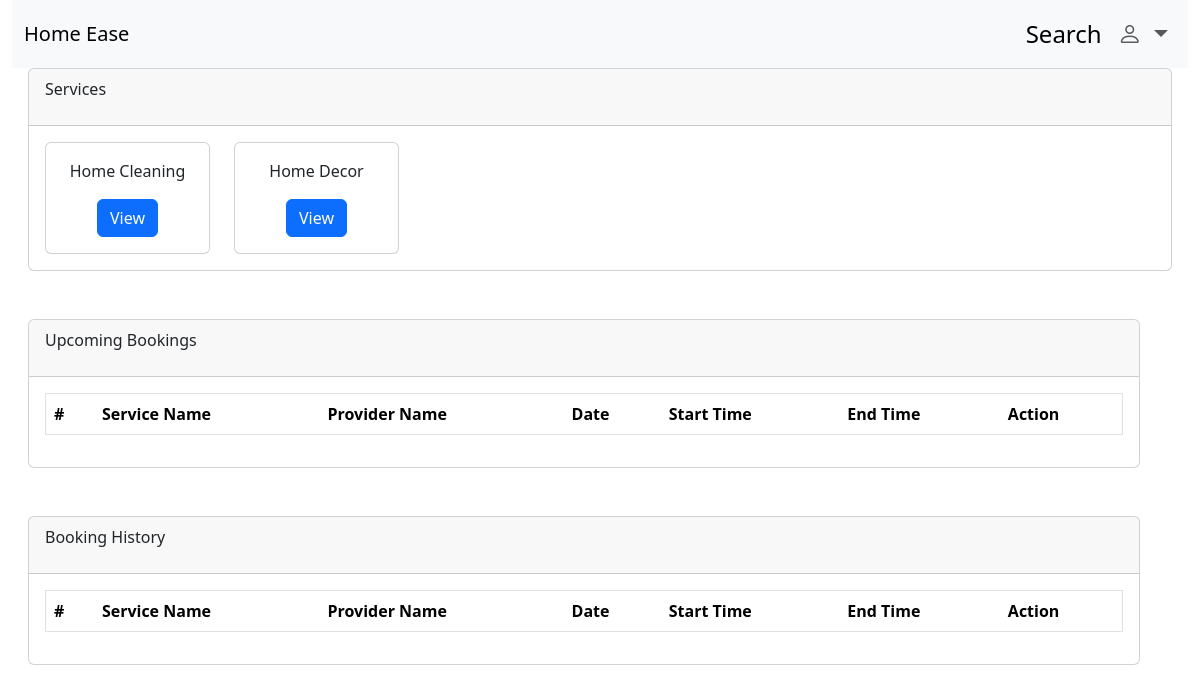
/dashboard/cust (signed in), run on an earlier commit of the app's database.
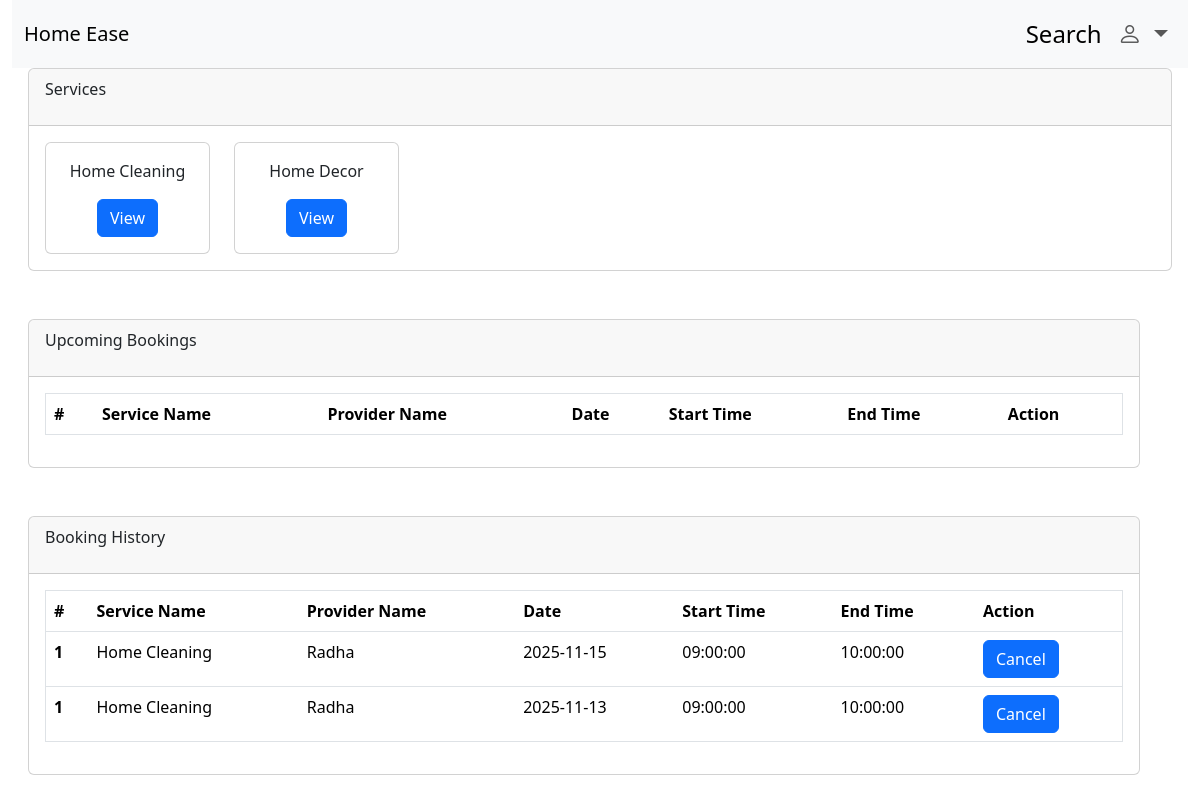
And on a later commit of the database.
### backend/models.py (models this page shows, shortened)
class Services(db.Model):
    __tablename__="services"
    id=db.Column(db.Integer, primary_key=True, autoincrement=True)
    name=db.Column(db.String,unique=True)
    baseprice=db.Column(db.Integer)
    description=db.Column(db.String)
    Sproviders=db.relationship("ServiceProvider", backref="service")

class Request(db.Model):
    __tablename__="request"
    r_id=db.Column(db.Integer, primary_key=True, autoincrement= True)
    sp_id=db.Column(db.Integer, db.ForeignKey("serviceprovider.id"),nullable=False)
    c_id=db.Column(db.Integer, db.ForeignKey("customer.id"),nullable=False)
    r_date=db.Column(db.Date)
    start_time=db.Column(db.Time)
    end_time=db.Column(db.Time)
    r_status=db.Column(db.String) # booked cancelled complete
    slot_id=db.Column(db.Integer,db.ForeignKey("providersavailability.id"),unique=True)

class ServiceProvider(db.Model,UserMixin):
    __tablename__='serviceprovider'
    id=db.Column(db.Integer, primary_key=True, autoincrement=True)
    name=db.Column(db.String)
    city=db.Column(db.String)
    email=db.Column(db.String,unique=True, nullable=False)
    password=db.Column(db.String)
    exp=db.Column(db.Integer)
    phone=db.Column(db.String)
    status=db.Column(db.String)
    servicename= db.Column(db.String, db.ForeignKey("services.name"))
    receive_request=db.relationship("Request",backref="service", cascade="all, delete-orphan")
    avail_slots=db.relationship("ProvidersAvailability",backref="servprovider",cascade="all, delete-orphan")

### backend/routes.py (the view)
@app.route("/dashboard/cust", methods=['GET','POST'])
@login_required
def cust_dasboard():
    if isinstance(current_user,Customer):##RBAC
        services=db.session.query(Services).all()
        reqs=current_user.sent_request
        return render_template("customer/custdash.html", services=services, requests=reqs)
    else:
        return "Unauthorized access"

### app.py (called while the page is built)
def create_app():
    app=Flask(__name__)
    app.config["SQLALCHEMY_DATABASE_URI"]="sqlite:///mydb.sqlite3"
    db.init_app(app)
    app.config["SECRET_KEY"]="mysecretkey"
    loginmanager=LoginManager(app)
    @loginmanager.user_loader
    def load_user(email):
        obj=db.session.query(ServiceProvider).filter_by(email=email).first() or db.session.query(Customer).filter_by(email=email).first() or db.session.query(Admin).filter_by(email=email).first()
        return obj
    app.app_context().push()
    return app

### templates/customer/custdash.html (shortened to what this page needs)
<!DOCTYPE html>
<html lang="en">
<head>
    <link href="https://cdn.jsdelivr.net/npm/bootstrap@5.3.8/dist/css/bootstrap.min.css" rel="stylesheet"
>
    <link rel="stylesheet" href="https://cdn.jsdelivr.net/npm/bootstrap-icons@1.13.1/font/bootstrap-icons.min.css">
</head>
<body>
    <div class="container-fluid ">
        <nav class="navbar navbar-expand-lg bg-body-tertiary">
            <div class="container-fluid">
                <a class="navbar-brand" href="#">Home Ease</a>
                <div class="collapse navbar-collapse" id="navbarSupportedContent">
                    <ul class="navbar-nav mb-2 mb-lg-0 fs-4 ms-auto">
                        <li class="nav-item">
                            <a class="nav-link active" aria-current="page" href="/search/cust">Search</a>
                        </li>
                        <li class="nav-item dropdown">
                            <a class="nav-link dropdown-toggle" href="#" role="button" data-bs-toggle="dropdown"
                                aria-expanded="false">
                                <i class="bi bi-person"></i>
                            </a>
                        </li>
                    </ul>
                </div>
            </div>
        </nav>
        <div class="card ms-3 me-3">
            <div class="card-header d-flex">
                <p>Services</p>
            </div>
            <div class="card-body">
                <div class="row">
                    {% for s in services %}
                    <div class="col-2">
                        <div class="card">
                            <div class="card-body text-center">
                                <p>{{s.name}}</p>
                                <a href="/service/{{s.name}}" type="button" class="btn btn-primary">View</a>
                            </div>
                        </div>
                    </div>
                    {% endfor %}
                </div>
            </div>
        </div>
        <div class="card ms-3  mt-5 me-5">
            <div class="card-header d-flex">
                <p>Upcoming Bookings</p>
            </div>
            <div class="card-body">
                <table class="table border  ">
                    <thead>
                        <tr>
                            <th scope="col">#</th>
                            <th scope="col">Service Name</th>
                            <th scope="col">Provider Name</th>
                            <th scope="col">Date</th>
                            <th scope="col">Start Time</th>
                            <th scope="col">End Time</th>
                            <th>Action</th>
                        </tr>
                    </thead>
                </table>
            </div>
        </div>
        <div class="card ms-3  mt-5 me-5">
            <div class="card-header d-flex">
                <p>Booking History</p>
            </div>
            <div class="card-body">
                <table class="table border  ">
                    <thead>
                        <tr>
                            <th scope="col">#</th>
                            <th scope="col">Service Name</th>
                            <th scope="col">Provider Name</th>
                            <th scope="col">Date</th>
                            <th scope="col">Start Time</th>
                            <th scope="col">End Time</th>
                            <th>Action</th>
                        </tr>
                    </thead>
                    <tbody>
                        {% for req in requests %}
                        {% if req.r_status!='Booked' %}
                        <tr>
                            <th scope="row">1</th>
                            <td>{{req.service.servicename}}</td>
                            <td>{{req.service.name}}</td>
                            <td>{{req.r_date}}</td>
                            <td>{{req.start_time}}</td>
                            <td>{{req.end_time}}</td>
                            <td>
                               <a href="" type="button" class="btn btn-primary">Cancel</a>
                            </td>
                        </tr>
                        {% endif %}
                        {% endfor %}
                    </tbody>
                </table>
            </div>
        </div>
    </div>
</body>
</html>

What changed in the data, as far as the page shows it:
added Request: service.servicename "Home Cleaning", service.name "Radha", r_date "2025-11-15", start_time "09:00:00", end_time "10:00:00"
added Request: service.servicename "Home Cleaning", service.name "Radha", r_date "2025-11-13", start_time "09:00:00", end_time "10:00:00"
